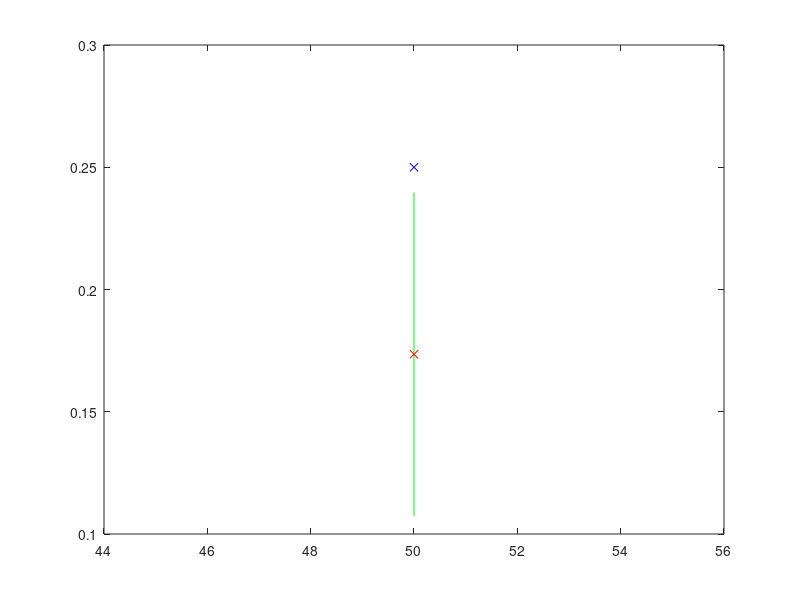

Here is the MATLAB script that generated this plot:
%Monto-carlo method to Calculate the integral I=int^1_0 x^3 dx

clc;
clear all;
M=50; % number of samples
X=rand(M,1).^3; % R = rand(N) returns an N-by-N matrix containing pseudorandom values drawn 
                    % from the standard uniform distribution on the open interval(0,1).
aM = mean(X);
bM = std(X);
conf_int = [aM-1.96*bM/sqrt(M) aM+1.96*bM/sqrt(M)];
I_true=1/4;
plot([M M],conf_int,'-g',M,aM,'xr',M,I_true,'xb')

                    
                    